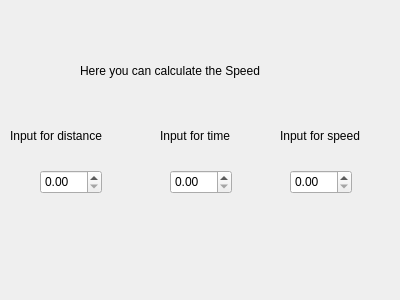
<?xml version="1.0" encoding="UTF-8"?>
<ui version="4.0">
 <class>Form</class>
 <widget class="QWidget" name="Form">
  <property name="geometry">
   <rect>
    <x>0</x>
    <y>0</y>
    <width>400</width>
    <height>300</height>
   </rect>
  </property>
  <property name="windowTitle">
   <string>Form</string>
  </property>
  <widget class="QDoubleSpinBox" name="doubleSpinBox_3">
   <property name="geometry">
    <rect>
     <x>290</x>
     <y>170</y>
     <width>62</width>
     <height>24</height>
    </rect>
   </property>
  </widget>
  <widget class="QDoubleSpinBox" name="doubleSpinBox">
   <property name="geometry">
    <rect>
     <x>40</x>
     <y>170</y>
     <width>62</width>
     <height>24</height>
    </rect>
   </property>
  </widget>
  <widget class="QDoubleSpinBox" name="doubleSpinBox_2">
   <property name="geometry">
    <rect>
     <x>170</x>
     <y>170</y>
     <width>62</width>
     <height>24</height>
    </rect>
   </property>
  </widget>
  <widget class="QLabel" name="label">
   <property name="geometry">
    <rect>
     <x>80</x>
     <y>40</y>
     <width>251</width>
     <height>61</height>
    </rect>
   </property>
   <property name="text">
    <string>Here you can calculate the Speed</string>
   </property>
  </widget>
  <widget class="QLabel" name="label_2">
   <property name="geometry">
    <rect>
     <x>10</x>
     <y>120</y>
     <width>111</width>
     <height>31</height>
    </rect>
   </property>
   <property name="text">
    <string>Input for distance</string>
   </property>
  </widget>
  <widget class="QLabel" name="label_3">
   <property name="geometry">
    <rect>
     <x>160</x>
     <y>120</y>
     <width>101</width>
     <height>31</height>
    </rect>
   </property>
   <property name="text">
    <string>Input for time</string>
   </property>
  </widget>
  <widget class="QLabel" name="label_4">
   <property name="geometry">
    <rect>
     <x>280</x>
     <y>120</y>
     <width>101</width>
     <height>31</height>
    </rect>
   </property>
   <property name="text">
    <string>Input for speed</string>
   </property>
  </widget>
 </widget>
 <resources/>
 <connections/>
</ui>
